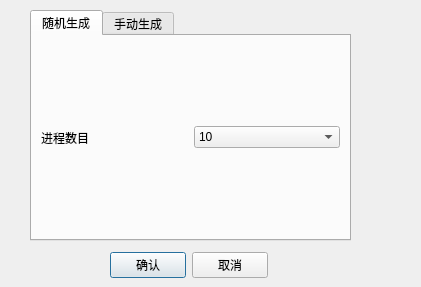
<?xml version="1.0" encoding="UTF-8"?>
<ui version="4.0">
 <class>DlGenerate</class>
 <widget class="QDialog" name="DlGenerate">
  <property name="geometry">
   <rect>
    <x>0</x>
    <y>0</y>
    <width>421</width>
    <height>287</height>
   </rect>
  </property>
  <property name="windowTitle">
   <string>Dialog</string>
  </property>
  <widget class="QTabWidget" name="tabWidget">
   <property name="geometry">
    <rect>
     <x>30</x>
     <y>10</y>
     <width>321</width>
     <height>231</height>
    </rect>
   </property>
   <property name="styleSheet">
    <string notr="true">
font: 12pt &quot;微软雅黑&quot;;
</string>
   </property>
   <property name="currentIndex">
    <number>0</number>
   </property>
   <widget class="QWidget" name="tabRandom">
    <attribute name="title">
     <string>随机生成</string>
    </attribute>
    <layout class="QHBoxLayout" name="horizontalLayout_5">
     <item>
      <layout class="QHBoxLayout" name="horizontalLayout">
       <item>
        <widget class="QLabel" name="label">
         <property name="styleSheet">
          <string notr="true">font: 12pt &quot;微软雅黑&quot;;</string>
         </property>
         <property name="text">
          <string>进程数目</string>
         </property>
        </widget>
       </item>
       <item>
        <widget class="QComboBox" name="lineEditCount">
         <property name="styleSheet">
          <string notr="true">
font: 12pt &quot;微软雅黑&quot;;
    border: 1px solid gray;
    border-radius: 3px;
    padding: 1px 2px 1px 2px; 
    min-width: 9em;  
comboBox::drop-down {
    subcontrol-origin: padding;
    subcontrol-position: top right;
    width: 10px;
 
    font: 12pt &quot;微软雅黑&quot;;
    border-left-width: 1px;
    border-left-color: darkgray;
    border-left-style: solid; 
    border-top-right-radius: 3px; 
    border-bottom-right-radius: 3px;
}</string>
         </property>
         <property name="currentText">
          <string>10</string>
         </property>
         <property name="currentIndex">
          <number>0</number>
         </property>
         <property name="maxCount">
          <number>100</number>
         </property>
         <item>
          <property name="text">
           <string>10</string>
          </property>
         </item>
         <item>
          <property name="text">
           <string>9</string>
          </property>
         </item>
         <item>
          <property name="text">
           <string>8</string>
          </property>
         </item>
         <item>
          <property name="text">
           <string>7</string>
          </property>
         </item>
         <item>
          <property name="text">
           <string>6</string>
          </property>
         </item>
         <item>
          <property name="text">
           <string>5</string>
          </property>
         </item>
         <item>
          <property name="text">
           <string>4</string>
          </property>
         </item>
         <item>
          <property name="text">
           <string>3</string>
          </property>
         </item>
         <item>
          <property name="text">
           <string>2</string>
          </property>
         </item>
         <item>
          <property name="text">
           <string>1</string>
          </property>
         </item>
        </widget>
       </item>
      </layout>
     </item>
    </layout>
   </widget>
   <widget class="QWidget" name="tabManual">
    <attribute name="title">
     <string>手动生成</string>
    </attribute>
    <layout class="QVBoxLayout" name="verticalLayout">
     <item>
      <layout class="QHBoxLayout" name="horizontalLayout_4">
       <item>
        <widget class="QLabel" name="label_4">
         <property name="styleSheet">
          <string notr="true">  font: 12pt &quot;微软雅黑&quot;;</string>
         </property>
         <property name="text">
          <string>进程名</string>
         </property>
        </widget>
       </item>
       <item>
        <widget class="QLineEdit" name="lineEditName">
         <property name="styleSheet">
          <string notr="true">color: blue;
                        background-color: yellow;
                        selection-color: yellow;
                        selection-background-color: blue</string>
         </property>
        </widget>
       </item>
      </layout>
     </item>
     <item>
      <layout class="QHBoxLayout" name="horizontalLayout_2">
       <item>
        <widget class="QLabel" name="label_2">
         <property name="styleSheet">
          <string notr="true">  font: 12pt &quot;微软雅黑&quot;;</string>
         </property>
         <property name="text">
          <string>到达时间</string>
         </property>
        </widget>
       </item>
       <item>
        <widget class="QLineEdit" name="lineEditArrival">
         <property name="styleSheet">
          <string notr="true">color: blue;
                        background-color: yellow;
                        selection-color: yellow;
                        selection-background-color: blue</string>
         </property>
        </widget>
       </item>
      </layout>
     </item>
     <item>
      <layout class="QHBoxLayout" name="horizontalLayout_3">
       <item>
        <widget class="QLabel" name="label_3">
         <property name="styleSheet">
          <string notr="true">  font: 12pt &quot;微软雅黑&quot;;</string>
         </property>
         <property name="text">
          <string>服务时间</string>
         </property>
        </widget>
       </item>
       <item>
        <widget class="QLineEdit" name="lineEditServeTime">
         <property name="styleSheet">
          <string notr="true">color: blue;
                        background-color: yellow;
                        selection-color: yellow;
                        selection-background-color: blue</string>
         </property>
        </widget>
       </item>
      </layout>
     </item>
     <item>
      <layout class="QHBoxLayout" name="horizontalLayout_7">
       <item>
        <widget class="QLabel" name="label_5">
         <property name="styleSheet">
          <string notr="true">  font: 12pt &quot;微软雅黑&quot;;</string>
         </property>
         <property name="text">
          <string>优先级</string>
         </property>
        </widget>
       </item>
       <item>
        <widget class="QLineEdit" name="lineEditPriority">
         <property name="styleSheet">
          <string notr="true">color: blue;
                        background-color: yellow;
                        selection-color: yellow;
                        selection-background-color: blue</string>
         </property>
        </widget>
       </item>
      </layout>
     </item>
    </layout>
   </widget>
  </widget>
  <widget class="QWidget" name="layoutWidget">
   <property name="geometry">
    <rect>
     <x>110</x>
     <y>250</y>
     <width>158</width>
     <height>31</height>
    </rect>
   </property>
   <layout class="QHBoxLayout" name="horizontalLayout_6">
    <item>
     <widget class="QPushButton" name="pushButtonOK">
      <property name="sizePolicy">
       <sizepolicy hsizetype="Fixed" vsizetype="Fixed">
        <horstretch>0</horstretch>
        <verstretch>0</verstretch>
       </sizepolicy>
      </property>
      <property name="styleSheet">
       <string notr="true">
font: 12pt &quot;微软雅黑&quot;;</string>
      </property>
      <property name="text">
       <string>确认</string>
      </property>
     </widget>
    </item>
    <item>
     <widget class="QPushButton" name="pushButtonCancel">
      <property name="sizePolicy">
       <sizepolicy hsizetype="Fixed" vsizetype="Fixed">
        <horstretch>0</horstretch>
        <verstretch>0</verstretch>
       </sizepolicy>
      </property>
      <property name="styleSheet">
       <string notr="true">font: 12pt &quot;微软雅黑&quot;;</string>
      </property>
      <property name="text">
       <string>取消</string>
      </property>
     </widget>
    </item>
   </layout>
  </widget>
 </widget>
 <resources/>
 <connections/>
</ui>
